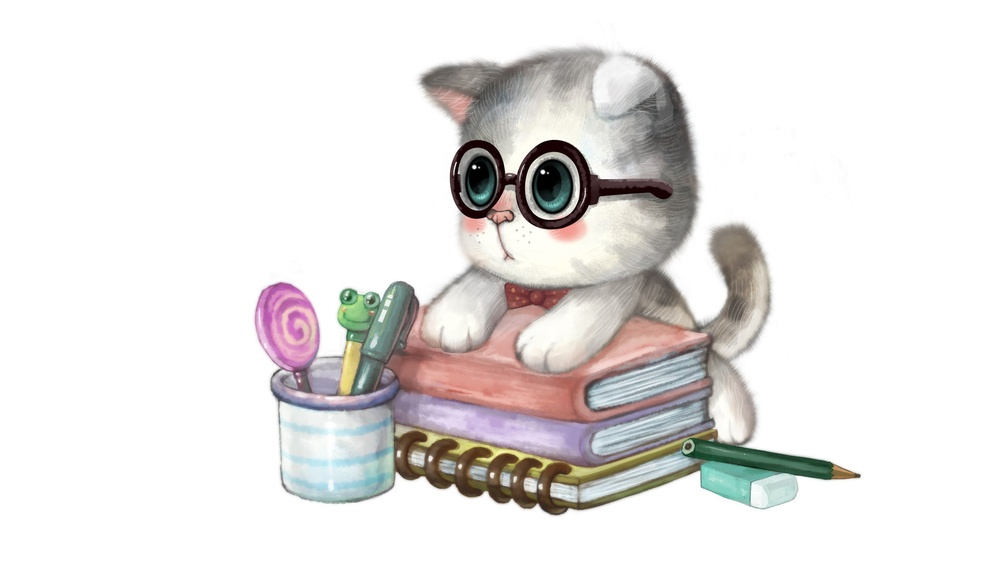
//> input picture opencv_cpp/1.jpg, 1000 x 562 px, shrunk from 1920 x 1080 before the run
$ ./test_imread   (built with g++ and OpenCV 4)
//> lines starting //> are read from the running program, lines starting //| are printed output that depends on the picture
#include<iostream>
#include<opencv2\opencv.hpp>
using namespace std;
using namespace cv;

/*
Imread flags.

Enumerator
IMREAD_UNCHANGED
If set, return the loaded image as is (with alpha channel, otherwise it gets cropped).

IMREAD_GRAYSCALE
If set, always convert image to the single channel grayscale image.

IMREAD_COLOR
If set, always convert image to the 3 channel BGR color image.

IMREAD_ANYDEPTH
If set, return 16-bit/32-bit image when the input has the corresponding depth, otherwise convert it to 8-bit.

IMREAD_ANYCOLOR
If set, the image is read in any possible color format.

IMREAD_LOAD_GDAL
If set, use the gdal driver for loading the image.

IMREAD_UNCHANGED ：不进行转化，比如保存为了16位的图片，读取出来仍然为16位。
IMREAD_GRAYSCALE ：进行转化为灰度图，比如保存为了16位的图片，读取出来为8位，类型为CV_8UC1。

IMREAD_COLOR ：进行转化为三通道图像。

IMREAD_ANYDEPTH ：如果图像深度为16位则读出为16位，32位则读出为32位，其余的转化为8位。

IMREAD_ANYCOLOR ：

IMREAD_LOAD_GDAL ：使用GDAL驱动读取文件，GDAL(Geospatial Data Abstraction Library)
是一个在X/MIT许可协议下的开源栅格空间数据转换库。
它利用抽象数据模型来表达所支持的各种文件格式。它还有一系列命令行工具来进行数据转换和处理。


IMREAD_UNCHANGED:已经废除，不再使用
IMREAD_GRAYSCALE=0:将加载的图像转换为单通道灰度图。
IMREAD_COLOR=1:函数默认值，将图像转化为三通道BGR彩色图像
IMREAD_ANYDEPTH=2:若载入图像深度为16位或32为就返回其对应深度，否则将图像转换为8位图像
IMREAD_ANYCOLOR=4:保持图像原格式，可以读取任意可能的彩色格式
IMREAD_LOAD_GDAL=8:使用文件格式驱动加载图像，在现阶段用处不多。
在使用flags时可能会同时使用多种flags，如果发生冲突，函数将自动采用较小数字值对应的加载方式。如：IMREAD_COLOR | IMREAD_ANYCOLOR，则imread()函数将自动载入IMREAD_COLOR所对应的3通道彩色图。如果要载入图像原本的彩色格式和深度，则可以使用: IMREAD_ANYCOLOR | IMREAD_ANYDEPTH。
也可以利用flags是int类型的变量输入其他值以达到加载特定图像格式的目的，但符合一下标准：
flags > 0:返回一个三通道的彩色图像
flags = 0: 返回灰度图像
flags < 0: 返回包含Alpha通道的图像。
图像在默认情况下不是从Alpha通道进来的，如果需要载入Alpha通道的话就取负值。


*/


/*
Mat imread(const String&filename,int flag =IMREAD_COLOR)
第一个参数是图片的绝对地址，第二个参数表示图片读入的方式
(flag可以缺省，缺省时为1)
flag>0表示以彩色方式读取图片
flag=0表示以灰度图方式读入图片
flag<0表示以图片本来的格式读入图片


/***********************************************************************************************************************************
文件说明:
1）OpenCv2.X系列，cv::Mat类源码解读
2）相似的数据类型：OpenCv1.x中的IplImage,CvMat
时间地点:
陕西师范大学 2017.4.13
作     者:
九月
************************************************************************************************************************************/

/*
class CV_EXPORTS Mat
{
public:
	/*****************************************************************************************************************************
	模块说明:
	基础图像容器类Mat类的----构造函数
	具体说明:
	1)我们可以通过图像矩阵容器类Mat的构造函数，在实例化Mat类的类对象的时候，初始化相关的图像属性
	2)可以显式的使用Mat类的构造函数创建Mat类的类对象
	******************************************************************************************************************************/
/*	Mat();                                      //【1】图像容器类Mat的默认构造函数
	Mat(int rows, int cols, int type);         //【2】有参构造函数,实例化一个二维的图像容器类，指定Mat的行数和列数，以及存储元素的数据
											   //类型和图像的通道数;具体的图像像素点数据元素类型和通道数有：CV_8UC1、CV_64FC3、CV_32SC
	Mat(Size size, int type);                   //【3】同上，只不过这个是通过Size类来指定图像的高度和宽度(rows*cols)
												//【4】构造一个指定大小(高*宽==rows*cols),指定类型(每一个像素点的数据类型和图像通道数)，
												//     并且使用指定数据初始化的图像矩阵
	Mat(int rows, int cols, int type, const Scalar& s);
	Mat(Size size, int type, const Scalar& s); //【5】同上
	Mat(int ndims, const int* sizes, int type);//【6】构造一个指定大小和指定类型的N维图像矩阵
											   //【7】构造一个指定大小，指定类型，并且对矩阵使用指定数值进行初始化的N维矩阵
	Mat(int ndims, const int* sizes, int type, const Scalar& s);
	Mat(const Mat& m);                          //【8】复制构造函数
												//【9】为用户使用的矩阵体构造一个矩阵头
	Mat(int rows, int cols, int type, void* data, size_t step = AUTO_STEP);
	//【10】构造矩阵头----create a matrix header
	Mat(Size size, int type, void* data, size_t step = AUTO_STEP);
	//【11】创建矩阵头
	Mat(int ndims, const int* sizes, int type, void* data, const size_t* steps = 0);
	//【12】为一个大矩阵体的一部分创建一个矩阵头
	Mat(const Mat& m, const Range& rowRange, const Range& colRange = Range::all());
	Mat(const Mat& m, const Rect& roi);
	Mat(const Mat& m, const Range* ranges);
	//【13】将旧式风格的矩阵CvMat*转换为一个新式的矩阵Mat，但是默认的并没有拷贝矩阵体
	Mat(const CvMat* m, bool copyData = false);
	//【14】将旧式风格的N维矩阵CvMatND*转换为新式矩阵Mat，矩阵体没有复制
	Mat(const CvMatND* m, bool copyData = false);
	//【15】将旧式风格的图像容器IplImage*转换为Mat类型,矩阵体没有被复制
	Mat(const IplImage* img, bool copyData = false);
	//【16】从std::vector构件矩阵，矩阵体被复制或者没有被复制
	template<typename _Tp> explicit Mat(const vector<_Tp>& vec, bool copyData = false);
	//【17】从cv::Vec构件矩阵，矩阵体被默认的一起复制过来
	template<typename _Tp, int n> explicit Mat(const Vec<_Tp, n>& vec, bool copyData = true);
	//【18】从cv::Matx构件矩阵，矩阵体被默认的一起复制过来
	template<typename _Tp, int m, int n> explicit Mat(const Matx<_Tp, m, n>& mtx, bool copyData = true);
	//【19】从二维点构建矩阵
	template<typename _Tp> explicit Mat(const Point_<_Tp>& pt, bool copyData = true);
	//【20】从三维点构建矩阵
	template<typename _Tp> explicit Mat(const Point3_<_Tp>& pt, bool copyData = true);
	//【21】builds matrix from comma initializer
	template<typename _Tp> explicit Mat(const MatCommaInitializer_<_Tp>& commaInitializer);
	//【22】从GpuMat下载数据
	explicit Mat(const gpu::GpuMat& m);
	//【23】图像容器类Mat的析构函数
	~Mat();
	Mat& operator = (const Mat& m);
	Mat& operator = (const MatExpr& expr);

	//! returns a new matrix header for the specified row
	Mat row(int y) const;
	//! returns a new matrix header for the specified column
	Mat col(int x) const;
	//! ... for the specified row span
	Mat rowRange(int startrow, int endrow) const;
	Mat rowRange(const Range& r) const;
	//! ... for the specified column span
	Mat colRange(int startcol, int endcol) const;
	Mat colRange(const Range& r) const;
	//! ... for the specified diagonal
	// (d=0 - the main diagonal,
	//  >0 - a diagonal from the lower half,
	//  <0 - a diagonal from the upper half)
	Mat diag(int d = 0) const;
	//! constructs a square diagonal matrix which main diagonal is vector "d"
	static Mat diag(const Mat& d);
	//【24】返回一个深复制的矩阵
	Mat clone() const;
	//【25】复制一个矩阵到m,调用之前先调用m.create(this->size(), this->type())
	void copyTo(OutputArray m) const;
	//【26】复制复制矩阵的元素到m,并且这些m矩阵的原始的元素被非零的掩膜元素标记
	void copyTo(OutputArray m, InputArray mask) const;
	//【27】将矩阵转换为另一种数据类型的矩阵(图像元素的数据类型可选)
	void convertTo(OutputArray m, int rtype, double alpha = 1, double beta = 0) const;
	void assignTo(Mat& m, int type = -1) const;
	//【28】将每一个矩阵的元素设置为s
	Mat& operator = (const Scalar& s);
	//! sets some of the matrix elements to s, according to the mask
	Mat& setTo(InputArray value, InputArray mask = noArray());
	//! creates alternative matrix header for the same data, with different
	// number of channels and/or different number of rows. see cvReshape.
	Mat reshape(int cn, int rows = 0) const;
	Mat reshape(int cn, int newndims, const int* newsz) const;

	//! matrix transposition by means of matrix expressions
	MatExpr t() const;
	//! matrix inversion by means of matrix expressions
	MatExpr inv(int method = DECOMP_LU) const;
	//! per-element matrix multiplication by means of matrix expressions
	MatExpr mul(InputArray m, double scale = 1) const;

	//! computes cross-product of 2 3D vectors
	Mat cross(InputArray m) const;
	//! computes dot-product
	double dot(InputArray m) const;
	/*****************************************************************************************************************************
	模块说明:
	Matlab风格，矩阵的初始化
	******************************************************************************************************************************/
/*	//【29】实例化一个指定大小，指定类型、初始值为0的矩阵对象
	static MatExpr zeros(int rows, int cols, int type);
	static MatExpr zeros(Size size, int type);
	static MatExpr zeros(int ndims, const int* sz, int type);
	//【30】实例化一个指定大小，指定类型、初始值为1的矩阵
	static MatExpr ones(int rows, int cols, int type);
	static MatExpr ones(Size size, int type);
	static MatExpr ones(int ndims, const int* sz, int type);
	//【31】实例化一个指定大小，指定类型的单位矩阵
	static MatExpr eye(int rows, int cols, int type);
	static MatExpr eye(Size size, int type);
	/*****************************************************************************************************************************
	模块说明:
	创建一个新的矩阵体
	******************************************************************************************************************************/
/*	void create(int rows, int cols, int type);
	void create(Size size, int type);
	void create(int ndims, const int* sizes, int type);

	//! increases the reference counter; use with care to avoid memleaks
	void addref();
	//! decreases reference counter;
	// deallocates the data when reference counter reaches 0.
	void release();

	//! deallocates the matrix data
	void deallocate();
	//! internal use function; properly re-allocates _size, _step arrays
	void copySize(const Mat& m);

	//! reserves enough space to fit sz hyper-planes
	void reserve(size_t sz);
	//! resizes matrix to the specified number of hyper-planes
	void resize(size_t sz);
	//! resizes matrix to the specified number of hyper-planes; initializes the newly added elements
	void resize(size_t sz, const Scalar& s);
	//! internal function
	void push_back_(const void* elem);
	//! adds element to the end of 1d matrix (or possibly multiple elements when _Tp=Mat)
	template<typename _Tp> void push_back(const _Tp& elem);
	template<typename _Tp> void push_back(const Mat_<_Tp>& elem);
	void push_back(const Mat& m);
	//! removes several hyper-planes from bottom of the matrix
	void pop_back(size_t nelems = 1);

	//! locates matrix header within a parent matrix. See below
	void locateROI(Size& wholeSize, Point& ofs) const;
	//! moves/resizes the current matrix ROI inside the parent matrix.
	Mat& adjustROI(int dtop, int dbottom, int dleft, int dright);
	//! extracts a rectangular sub-matrix
	// (this is a generalized form of row, rowRange etc.)
	Mat operator()(Range rowRange, Range colRange) const;
	Mat operator()(const Rect& roi) const;
	Mat operator()(const Range* ranges) const;

	//! converts header to CvMat; no data is copied
	//【32】将Mat的矩阵头转换为CvMat类型
	operator CvMat() const;
	operator CvMatND() const;
	//【33】将Mat的矩阵头转换为IplImage类型
	operator IplImage() const;

	template<typename _Tp> operator vector<_Tp>() const;
	template<typename _Tp, int n> operator Vec<_Tp, n>() const;
	template<typename _Tp, int m, int n> operator Matx<_Tp, m, n>() const;

	//! returns true iff the matrix data is continuous
	// (i.e. when there are no gaps between successive rows).
	// similar to CV_IS_MAT_CONT(cvmat->type)
	bool isContinuous() const;

	//! returns true if the matrix is a submatrix of another matrix
	bool isSubmatrix() const;
	/*****************************************一些属性****************************************************************************/
/*
	//! returns element size in bytes,
	// similar to CV_ELEM_SIZE(cvmat->type)
	//【34】返回图像中，每一个图像元素的大小(单位是字节，比如，int---4)
	size_t elemSize() const;
	//! returns the size of element channel in bytes.
	size_t elemSize1() const;
	//【35】返回元素的类型，类似CV_MAT_TYPE()
	int type() const;
	//【36】返回元素的深度，类似CV_MAT_DEPTH()
	int depth() const;
	//【37】返回元素的通道数，类此CV_MAT_CN()
	int channels() const;
	//【38】返回图像中每一行指针移动的个数step/elemSize1()
	size_t step1(int i = 0) const;
	//【39】判断矩阵是否为空，如果为空，则返回True
	bool empty() const;
	//【40】返回矩阵图像中，元素点的个数
	size_t total() const;

	//! returns N if the matrix is 1-channel (N x ptdim) or ptdim-channel (1 x N) or (N x 1); negative number otherwise
	int checkVector(int elemChannels, int depth = -1, bool requireContinuous = true) const;
	//【41】返回图像矩阵中，指定行的首地址
	uchar* ptr(int i0 = 0);
	const uchar* ptr(int i0 = 0) const;
	//【42】返回矩阵图像中，指定点的首地址
	uchar* ptr(int i0, int i1);
	const uchar* ptr(int i0, int i1) const;
	uchar* ptr(int i0, int i1, int i2);
	const uchar* ptr(int i0, int i1, int i2) const;

	//! returns pointer to the matrix element
	uchar* ptr(const int* idx);
	//! returns read-only pointer to the matrix element
	const uchar* ptr(const int* idx) const;

	template<int n> uchar* ptr(const Vec<int, n>& idx);
	template<int n> const uchar* ptr(const Vec<int, n>& idx) const;

	//! template version of the above method
	template<typename _Tp> _Tp* ptr(int i0 = 0);
	template<typename _Tp> const _Tp* ptr(int i0 = 0) const;

	template<typename _Tp> _Tp* ptr(int i0, int i1);
	template<typename _Tp> const _Tp* ptr(int i0, int i1) const;

	template<typename _Tp> _Tp* ptr(int i0, int i1, int i2);
	template<typename _Tp> const _Tp* ptr(int i0, int i1, int i2) const;

	template<typename _Tp> _Tp* ptr(const int* idx);
	template<typename _Tp> const _Tp* ptr(const int* idx) const;

	template<typename _Tp, int n> _Tp* ptr(const Vec<int, n>& idx);
	template<typename _Tp, int n> const _Tp* ptr(const Vec<int, n>& idx) const;

	/*****************************************************************************************************************************
	模块说明:
	返回图像矩阵中指定元素的地址(引用)
	******************************************************************************************************************************/
	/*template<typename _Tp> _Tp& at(int i0 = 0);
	template<typename _Tp> const _Tp& at(int i0 = 0) const;

	template<typename _Tp> _Tp& at(int i0, int i1);
	template<typename _Tp> const _Tp& at(int i0, int i1) const;

	template<typename _Tp> _Tp& at(int i0, int i1, int i2);
	template<typename _Tp> const _Tp& at(int i0, int i1, int i2) const;

	template<typename _Tp> _Tp& at(const int* idx);
	template<typename _Tp> const _Tp& at(const int* idx) const;

	template<typename _Tp, int n> _Tp& at(const Vec<int, n>& idx);
	template<typename _Tp, int n> const _Tp& at(const Vec<int, n>& idx) const;

	//! special versions for 2D arrays (especially convenient for referencing image pixels)
	template<typename _Tp> _Tp& at(Point pt);
	template<typename _Tp> const _Tp& at(Point pt) const;

	//! template methods for iteration over matrix elements.
	// the iterators take care of skipping gaps in the end of rows (if any)
	template<typename _Tp> MatIterator_<_Tp> begin();
	template<typename _Tp> MatIterator_<_Tp> end();
	template<typename _Tp> MatConstIterator_<_Tp> begin() const;
	template<typename _Tp> MatConstIterator_<_Tp> end() const;

	enum { MAGIC_VAL = 0x42FF0000, AUTO_STEP = 0, CONTINUOUS_FLAG = CV_MAT_CONT_FLAG, SUBMATRIX_FLAG = CV_SUBMAT_FLAG };
	/*****************************************************************************************************************************
	模块说明:
	图像矩阵的属性
	******************************************************************************************************************************/
/*	int flags;                                           //【43】图像矩阵是否连续
	int dims;                                            //【44】图像矩阵的维数dims>=2
	int rows, cols;                                      //【45】图像矩阵的行和列数
														 //【46】指向图像矩阵矩阵体的指针
	uchar* data;

	//! pointer to the reference counter;
	// when matrix points to user-allocated data, the pointer is NULL
	int* refcount;

	//! helper fields used in locateROI and adjustROI
	uchar* datastart;
	uchar* dataend;
	uchar* datalimit;

	//! custom allocator
	MatAllocator* allocator;
	*/
/*
	struct CV_EXPORTS MSize
	{
		MSize(int* _p);
		Size operator()() const;
		const int& operator[](int i) const;
		int& operator[](int i);
		operator const int*() const;
		bool operator == (const MSize& sz) const;
		bool operator != (const MSize& sz) const;

		int* p;
	};

	struct CV_EXPORTS MStep
	{
		MStep();
		MStep(size_t s);
		const size_t& operator[](int i) const;
		size_t& operator[](int i);
		operator size_t() const;
		MStep& operator = (size_t s);

		size_t* p;
		size_t buf[2];
	protected:
		MStep& operator = (const MStep&);
	};

	MSize size;
	MStep step;

protected:
	void initEmpty();
};

*/


int main(int argc, char* argv[])
{
	 Mat resimg;//mat是opencv基本的数据结构，定义一个图像矩阵类型
	//--1--双右斜线法
	string imgpath0="E:\\Visual Studio 2010\\Projects\\opencv_2018_12_21\\opencv_2018_12_21\\1.jpg";
	//--2--双左斜线法
	string imgpath1="E://Visual Studio 2010//Projects//opencv_2018_12_21//opencv_2018_12_21//1.jpg";
	//--3--单左斜线法
	string imgpath2 = "E:/Visual Studio 2010/Projects/opencv_2018_12_21/opencv_2018_12_21/1.jpg";
	//--4--以上三种混合
	string imgpath3 = "E:/Visual Studio 2010//Projects\\opencv_2018_12_21//opencv_2018_12_21//1.jpg";
	//--5--相对路径法
	string imgpath4 = "1.jpg";
	//--6--命令行参数法
	//string imgpath5 = argv[1];

	Mat img = imread(imgpath4,1);//读入图片数据
//> img is the input picture: 562 rows x 1000 cols, CV_8UC3; mean B, G, R 226.6, 227.8, 230.3
	if (img.empty())
	{
		cout << "can not open or find the img" << endl;
		return -1;
	}
	//cout<<img.
	cout << " open or find the img" << endl;
	cout <<"img.channels："<<img.channels() << endl;
//| img.channels：3
	/*
		// similar to CV_ELEM_SIZE(cvmat->type)
	//【34】返回图像中，每一个图像元素的大小(单位是字节，比如，int---4)
	size_t elemSize() const;
	//! returns the size of element channel in bytes.
	size_t elemSize1() const;
	//【35】返回元素的类型，类似CV_MAT_TYPE()
	int type() const;
	//【36】返回元素的深度，类似CV_MAT_DEPTH()
	int depth() const;
	//【37】返回元素的通道数，类此CV_MAT_CN()
	int channels() const;
	//【38】返回图像中每一行指针移动的个数step/elemSize1()
	size_t step1(int i = 0) const;
	//【39】判断矩阵是否为空，如果为空，则返回True
	bool empty() const;
	//【40】返回矩阵图像中，元素点的个数
	size_t total() const;

	*/
	cout <<"img.elemSize:" << img.elemSize()<< endl;
//| img.elemSize:3
	cout << "img.type:" << img.type() << endl;
//| img.type:16
	cout << "img.depth:" << img.depth() << endl;
//| img.depth:0
	cout << "img.step1:" << img.step1() << endl;
//| img.step1:3000

	namedWindow("IMG",WINDOW_AUTOSIZE);//创建一个窗口
	imshow("IMG",img);
	/* 翻转模式，flipCode == 0垂直翻转（沿X轴翻转），
		flipCode>0水平翻转（沿Y轴翻转），
		flipCode<0水平垂直翻转（先沿X轴翻转，再沿Y轴翻转，等价于旋转180°） */
	flip(img,resimg,1);
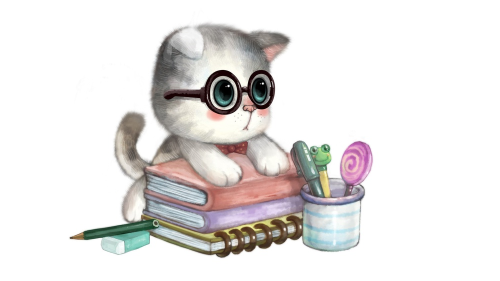
//> resimg: 562 rows x 1000 cols, CV_8UC3 (shown at 1/2 size); mean B, G, R 226.6, 227.8, 230.3

	/*
	WINDOW_NORMAL:可以改变窗口大小（无限制），也可将一个满屏窗口转换成常用大小；
WINDOW_AUTOSIZE：程序会根据呈现内容自动调整大小且不能手动更改窗口大小；
WINDOW_OPENGL：创建支持OpenGL的窗口；
WINDOW_FULLSCREEN：创建一个充满屏幕的窗口；
WINDOW_FREETATIO：图像将尽可能展开;
WINDOW_KEEPRATIO：图像比例受到约束。
	*/

	namedWindow("水平翻转",WINDOW_AUTOSIZE);
	imshow("水平翻转",resimg);

	flip(img,resimg,0);
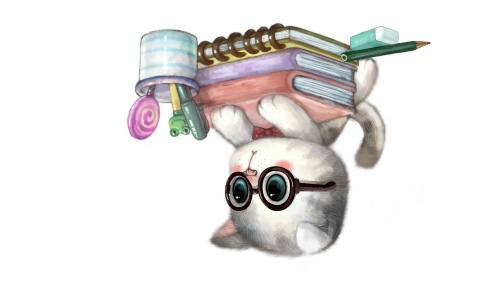
//> resimg: 562 rows x 1000 cols, CV_8UC3 (shown at 1/2 size); mean B, G, R 226.6, 227.8, 230.3
	namedWindow("垂直翻转",WINDOW_AUTOSIZE);
	imshow("垂直翻转",resimg);

	flip(img,resimg,-1);
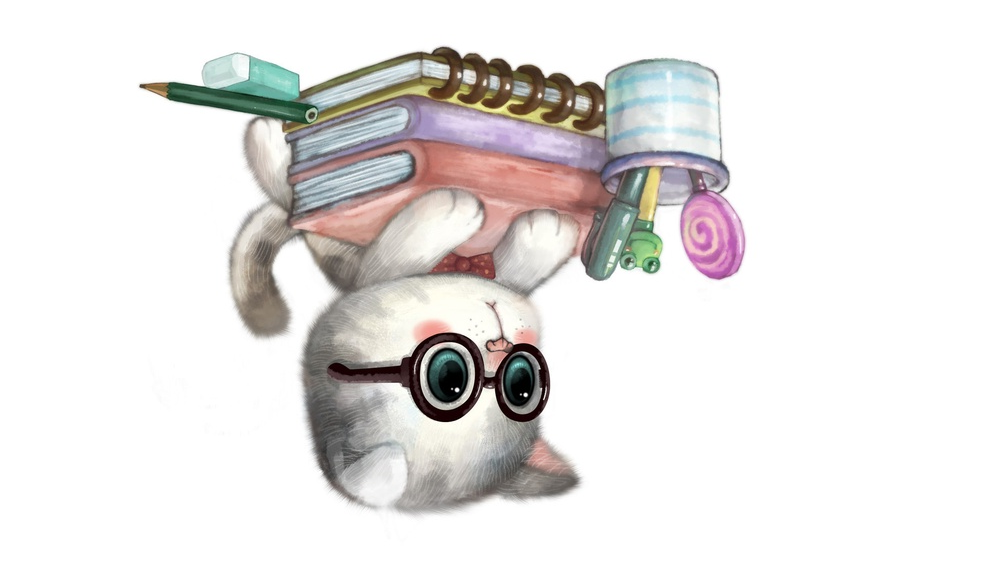
//> resimg: 562 rows x 1000 cols, CV_8UC3; mean B, G, R 226.6, 227.8, 230.3
	namedWindow("水平垂直翻转",WINDOW_AUTOSIZE);
	imshow("水平垂直翻转",resimg);

	waitKey(0);
	system("pause");
	return 0;
}
